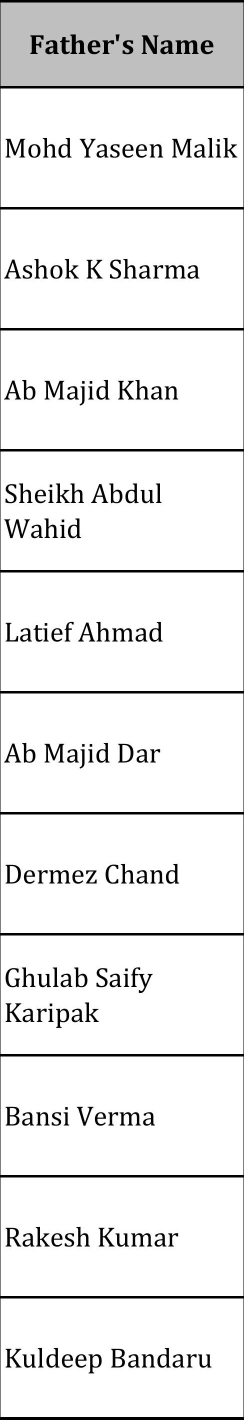
#> input picture data/Files/Debugging_TableText/extracted3.jpg, 488 x 2839 px, given in place of 2.jpg, which was not available (shown at 1/2 size)
$ python AdvancedOcr.py
#> lines starting #> are read from the running program, lines starting #| are printed output that depends on the picture; after the words box and inside, x2 and y2 are one past the last pixel; in counts of white or black regions, pixels touching at a corner belong together; pictures that were not available may be replaced by others from this repository, and a replacement may not be noted
#> further down, image is the input picture: shape (2839, 488, 3); min 0, max 255, mean 235.3
### modules/roi.py
import cv2
import os

def roi(image):
    """
    Extracts ROI (region of interest) using bounding boxes.

    Parameters:
    - image (numpy.ndarray): Input image.

    Returns:
    - numpy.ndarray: Extracted ROI or original image if extraction fails.
    """
    base_image = image.copy()
    gray = cv2.cvtColor(image, cv2.COLOR_BGR2GRAY)
    inv = cv2.bitwise_not(gray)
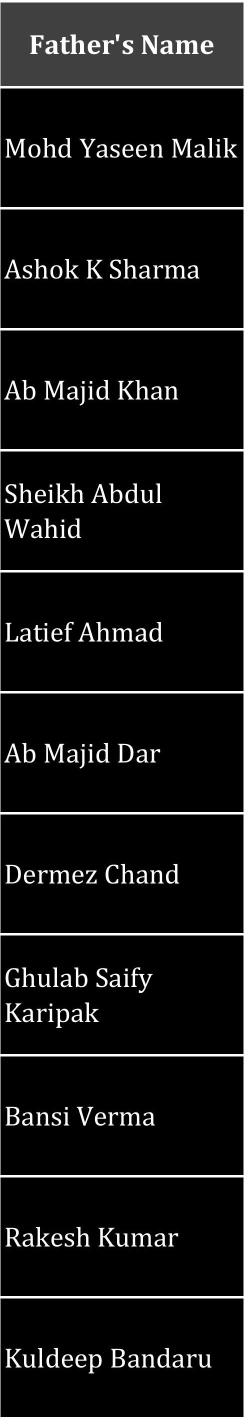
#> inv: shape (2839, 488) (shown at 1/2 size); min 0, max 255, mean 19.7
    thresh = cv2.threshold(inv, 100, 255, cv2.THRESH_BINARY | cv2.THRESH_OTSU)[1]
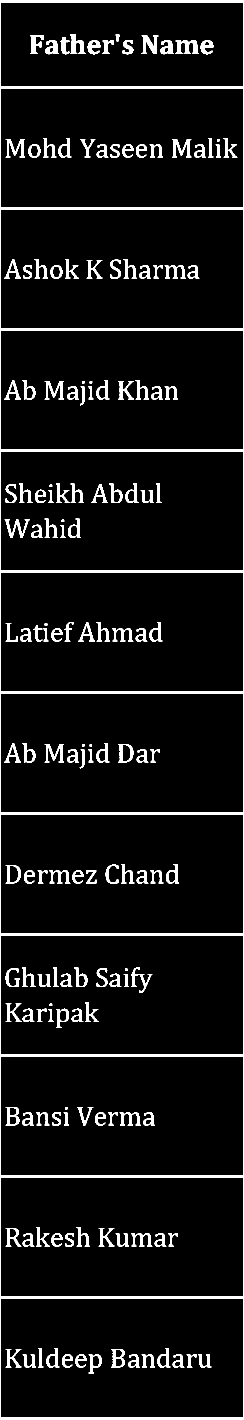
#> thresh: shape (2839, 488) (shown at 1/2 size); 6.4% white; 163 white regions

    kernel = cv2.getStructuringElement(cv2.MORPH_RECT, (1, 1))
    dilate = cv2.dilate(thresh, kernel, iterations=1)

    # Find contours
    contours, _ = cv2.findContours(dilate, cv2.RETR_CCOMP, cv2.CHAIN_APPROX_SIMPLE)
#> contours = 241 contours, 12 with area under 20; largest, box (x1, y1, x2, y2) and area: (0, 0, 488, 2839) 1382106, (0, 2596, 488, 2835) 115904, (0, 2354, 488, 2593) 115904, (0, 2112, 488, 2351) 115904, (0, 1870, 488, 2109) 115904
    if not contours:
        print("No contours found. Returning original image.")
        return base_image

    # Extract largest contour
    largest_contour = max(contours, key=cv2.contourArea)
#> largest_contour = [[0, 0], [0, 2838], [487, 2838], [487, 0]]
    x, y, w, h = cv2.boundingRect(largest_contour)
#> x = 0; y = 0; w = 488; h = 2839

    if w < 10 or h < 10:
        print("Extracted region too small. Returning original image.")
        return base_image

    roi = base_image[y:y+h, x:x+w]
    return roi

def ensure_directory(path):
    """Ensure the directory exists."""
    os.makedirs(path, exist_ok=True)

# [17 lines that do not run on import are left out]

### scripts/AdvancedOcr.py
import cv2
from pytesseract import *
import os
import modules.roi as ROI
import pandas as pd
import argparse
from sklearn.cluster import AgglomerativeClustering
import numpy as np
from tabulate import tabulate

#Assigning Directories
outputs_directory=os.path.join(os.path.join(os.getcwd(),"OCR"),"Outputs")
images_directory=os.path.join(os.path.join(os.getcwd(),"OCR"),"Testing Images")
os.chdir(images_directory)


#Getting Output Image and the list of points of the line segments
image=cv2.imread("2.jpg")
image=ROI.roi(image)
#> (the run stopped early here; a loop or call above may not have finished)

$ run again, on data/Files/Debugging_TableText/extracted5.jpg
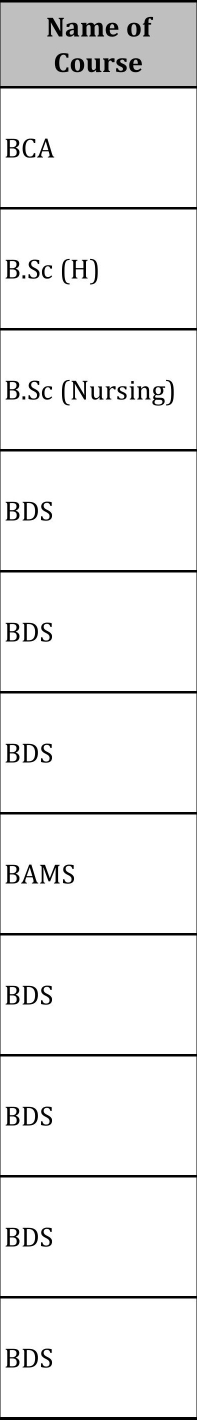
#> input picture data/Files/Debugging_TableText/extracted5.jpg, 394 x 2839 px, given in place of 2.jpg, which was not available (shown at 1/2 size)
#> image is the input picture: shape (2839, 394, 3); min 0, max 255, mean 239.2
#> in roi, `inv = cv2.bitwise_not(gray)`:
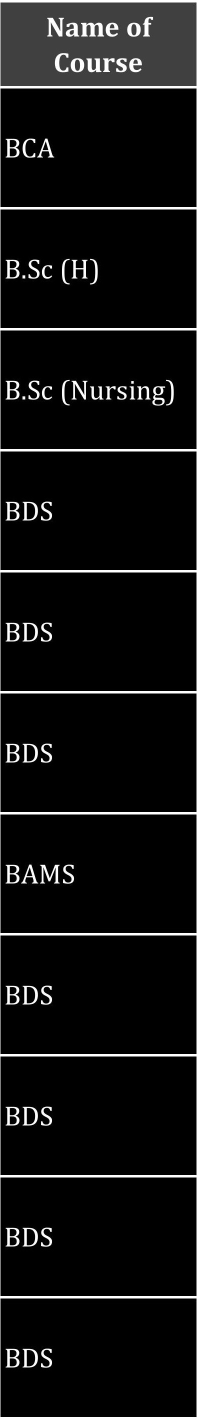
#> inv: shape (2839, 394) (shown at 1/2 size); min 0, max 255, mean 15.8
#> in roi, `thresh = cv2.threshold(inv, 100, 255, cv2.THRESH_BINARY | cv2.THRESH_O..`:
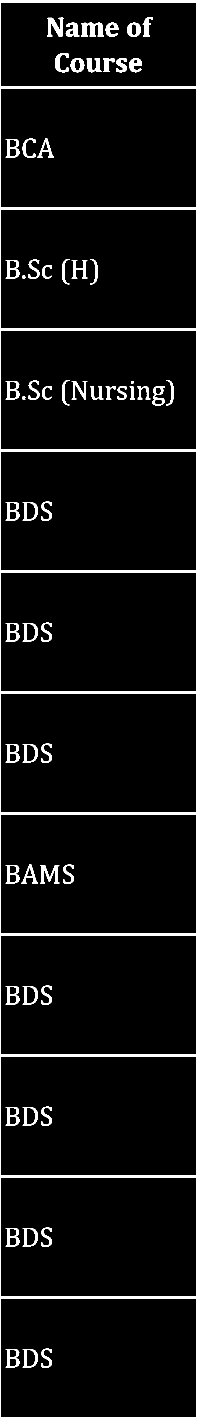
#> thresh: shape (2839, 394) (shown at 1/2 size); 4.9% white; 62 white regions
#> contours = 112 contours, 1 with area under 20; largest, box (x1, y1, x2, y2) and area: (0, 0, 394, 2839) 1115334, (0, 2596, 394, 2835) 93532, (0, 2354, 394, 2593) 93532, (0, 2112, 394, 2351) 93532, (0, 1870, 394, 2109) 93532
#> largest_contour = [[0, 0], [0, 2838], [393, 2838], [393, 0]]
#> x = 0; w = 394; h = 2839
